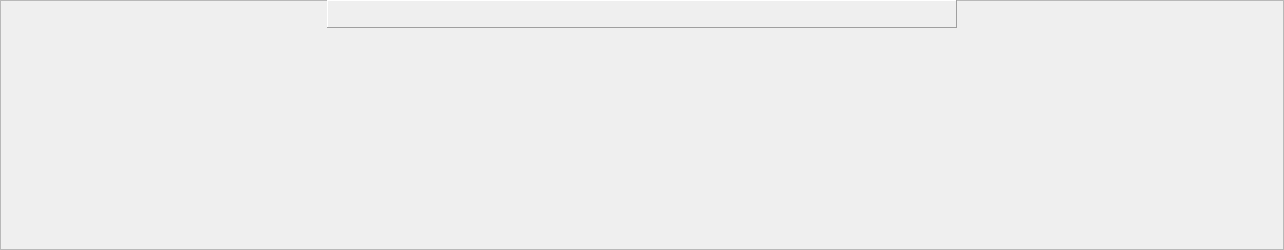
<?xml version="1.0" encoding="UTF-8"?>
<ui version="4.0">
 <class>CoupPaint</class>
 <widget class="QFrame" name="CoupPaint">
  <property name="geometry">
   <rect>
    <x>0</x>
    <y>0</y>
    <width>1284</width>
    <height>250</height>
   </rect>
  </property>
  <property name="font">
   <font>
    <pointsize>8</pointsize>
   </font>
  </property>
  <property name="windowTitle">
   <string/>
  </property>
  <property name="autoFillBackground">
   <bool>true</bool>
  </property>
  <property name="frameShape">
   <enum>QFrame::StyledPanel</enum>
  </property>
  <property name="frameShadow">
   <enum>QFrame::Raised</enum>
  </property>
  <widget class="QLabel" name="label_head">
   <property name="geometry">
    <rect>
     <x>327</x>
     <y>0</y>
     <width>630</width>
     <height>28</height>
    </rect>
   </property>
   <property name="autoFillBackground">
    <bool>true</bool>
   </property>
   <property name="frameShape">
    <enum>QFrame::Panel</enum>
   </property>
   <property name="frameShadow">
    <enum>QFrame::Raised</enum>
   </property>
   <property name="text">
    <string/>
   </property>
   <property name="alignment">
    <set>Qt::AlignCenter</set>
   </property>
  </widget>
 </widget>
 <resources/>
 <connections/>
</ui>
